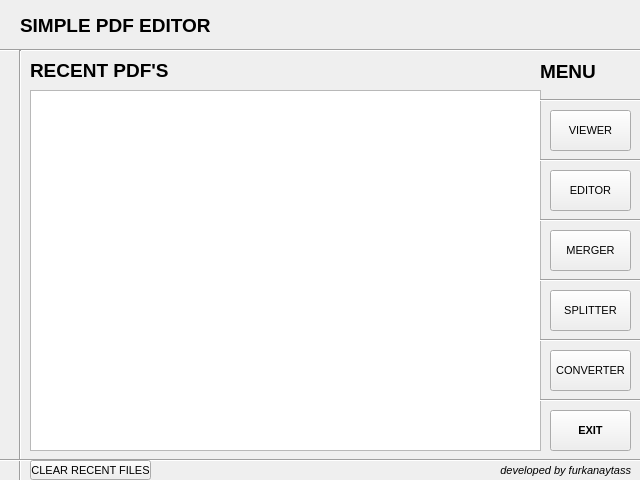
<?xml version="1.0" encoding="UTF-8"?>
<ui version="4.0">
 <class>MainWindow</class>
 <widget class="QMainWindow" name="MainWindow">
  <property name="geometry">
   <rect>
    <x>0</x>
    <y>0</y>
    <width>640</width>
    <height>480</height>
   </rect>
  </property>
  <property name="minimumSize">
   <size>
    <width>640</width>
    <height>480</height>
   </size>
  </property>
  <property name="maximumSize">
   <size>
    <width>640</width>
    <height>480</height>
   </size>
  </property>
  <property name="font">
   <font>
    <pointsize>8</pointsize>
   </font>
  </property>
  <property name="windowTitle">
   <string>PDF EDITOR - furkanaytass</string>
  </property>
  <property name="styleSheet">
   <string notr="true"/>
  </property>
  <widget class="QWidget" name="centralwidget">
   <widget class="QTableView" name="recent_pdfs_table_view">
    <property name="geometry">
     <rect>
      <x>30</x>
      <y>90</y>
      <width>511</width>
      <height>361</height>
     </rect>
    </property>
   </widget>
   <widget class="Line" name="horizontal_line">
    <property name="geometry">
     <rect>
      <x>-10</x>
      <y>40</y>
      <width>651</width>
      <height>20</height>
     </rect>
    </property>
    <property name="orientation">
     <enum>Qt::Horizontal</enum>
    </property>
   </widget>
   <widget class="Line" name="vertica_line">
    <property name="geometry">
     <rect>
      <x>5</x>
      <y>50</y>
      <width>31</width>
      <height>431</height>
     </rect>
    </property>
    <property name="orientation">
     <enum>Qt::Vertical</enum>
    </property>
   </widget>
   <widget class="QLabel" name="main_title_label">
    <property name="geometry">
     <rect>
      <x>20</x>
      <y>10</y>
      <width>521</width>
      <height>31</height>
     </rect>
    </property>
    <property name="font">
     <font>
      <pointsize>14</pointsize>
      <weight>75</weight>
      <italic>false</italic>
      <bold>true</bold>
     </font>
    </property>
    <property name="styleSheet">
     <string notr="true">QLabel {background: &quot;black&quot;; color: &quot;white&quot;;}</string>
    </property>
    <property name="text">
     <string>SIMPLE PDF EDITOR </string>
    </property>
    <property name="alignment">
     <set>Qt::AlignLeading|Qt::AlignLeft|Qt::AlignVCenter</set>
    </property>
   </widget>
   <widget class="QPushButton" name="viewer_push_button">
    <property name="geometry">
     <rect>
      <x>550</x>
      <y>110</y>
      <width>81</width>
      <height>41</height>
     </rect>
    </property>
    <property name="text">
     <string>VIEWER</string>
    </property>
   </widget>
   <widget class="QPushButton" name="editor_push_button">
    <property name="geometry">
     <rect>
      <x>550</x>
      <y>170</y>
      <width>81</width>
      <height>41</height>
     </rect>
    </property>
    <property name="text">
     <string>EDITOR</string>
    </property>
   </widget>
   <widget class="QPushButton" name="merger_push_button">
    <property name="geometry">
     <rect>
      <x>550</x>
      <y>230</y>
      <width>81</width>
      <height>41</height>
     </rect>
    </property>
    <property name="text">
     <string>MERGER</string>
    </property>
   </widget>
   <widget class="QPushButton" name="parser_push_button">
    <property name="geometry">
     <rect>
      <x>550</x>
      <y>290</y>
      <width>81</width>
      <height>41</height>
     </rect>
    </property>
    <property name="text">
     <string>SPLITTER</string>
    </property>
   </widget>
   <widget class="QPushButton" name="converter_push_button">
    <property name="geometry">
     <rect>
      <x>550</x>
      <y>350</y>
      <width>81</width>
      <height>41</height>
     </rect>
    </property>
    <property name="text">
     <string>CONVERTER</string>
    </property>
   </widget>
   <widget class="Line" name="horizontal_line_2">
    <property name="geometry">
     <rect>
      <x>0</x>
      <y>450</y>
      <width>651</width>
      <height>20</height>
     </rect>
    </property>
    <property name="orientation">
     <enum>Qt::Horizontal</enum>
    </property>
   </widget>
   <widget class="Line" name="line">
    <property name="geometry">
     <rect>
      <x>540</x>
      <y>330</y>
      <width>101</width>
      <height>21</height>
     </rect>
    </property>
    <property name="orientation">
     <enum>Qt::Horizontal</enum>
    </property>
   </widget>
   <widget class="Line" name="line_2">
    <property name="geometry">
     <rect>
      <x>540</x>
      <y>270</y>
      <width>101</width>
      <height>21</height>
     </rect>
    </property>
    <property name="orientation">
     <enum>Qt::Horizontal</enum>
    </property>
   </widget>
   <widget class="Line" name="line_3">
    <property name="geometry">
     <rect>
      <x>540</x>
      <y>210</y>
      <width>101</width>
      <height>21</height>
     </rect>
    </property>
    <property name="orientation">
     <enum>Qt::Horizontal</enum>
    </property>
   </widget>
   <widget class="Line" name="line_4">
    <property name="geometry">
     <rect>
      <x>540</x>
      <y>150</y>
      <width>101</width>
      <height>21</height>
     </rect>
    </property>
    <property name="orientation">
     <enum>Qt::Horizontal</enum>
    </property>
   </widget>
   <widget class="Line" name="line_5">
    <property name="geometry">
     <rect>
      <x>540</x>
      <y>380</y>
      <width>101</width>
      <height>41</height>
     </rect>
    </property>
    <property name="orientation">
     <enum>Qt::Horizontal</enum>
    </property>
   </widget>
   <widget class="QPushButton" name="exit_push_button">
    <property name="geometry">
     <rect>
      <x>550</x>
      <y>410</y>
      <width>81</width>
      <height>41</height>
     </rect>
    </property>
    <property name="font">
     <font>
      <weight>75</weight>
      <bold>true</bold>
     </font>
    </property>
    <property name="text">
     <string>EXIT</string>
    </property>
   </widget>
   <widget class="QLabel" name="table_view_title_label">
    <property name="geometry">
     <rect>
      <x>30</x>
      <y>60</y>
      <width>211</width>
      <height>20</height>
     </rect>
    </property>
    <property name="font">
     <font>
      <pointsize>14</pointsize>
      <weight>75</weight>
      <italic>false</italic>
      <bold>true</bold>
     </font>
    </property>
    <property name="styleSheet">
     <string notr="true">QLabel {background: &quot;black&quot;; color: &quot;white&quot;;}</string>
    </property>
    <property name="text">
     <string>RECENT PDF'S</string>
    </property>
    <property name="alignment">
     <set>Qt::AlignLeading|Qt::AlignLeft|Qt::AlignVCenter</set>
    </property>
   </widget>
   <widget class="QLabel" name="table_view_title_label_2">
    <property name="geometry">
     <rect>
      <x>430</x>
      <y>460</y>
      <width>201</width>
      <height>20</height>
     </rect>
    </property>
    <property name="font">
     <font>
      <pointsize>8</pointsize>
      <weight>50</weight>
      <italic>true</italic>
      <bold>false</bold>
     </font>
    </property>
    <property name="styleSheet">
     <string notr="true"/>
    </property>
    <property name="text">
     <string>developed by furkanaytass</string>
    </property>
    <property name="alignment">
     <set>Qt::AlignRight|Qt::AlignTrailing|Qt::AlignVCenter</set>
    </property>
   </widget>
   <widget class="QLabel" name="table_view_title_label_3">
    <property name="geometry">
     <rect>
      <x>540</x>
      <y>61</y>
      <width>101</width>
      <height>20</height>
     </rect>
    </property>
    <property name="font">
     <font>
      <pointsize>14</pointsize>
      <weight>75</weight>
      <italic>false</italic>
      <bold>true</bold>
     </font>
    </property>
    <property name="styleSheet">
     <string notr="true">QLabel {background: &quot;black&quot;; color: &quot;white&quot;;}</string>
    </property>
    <property name="text">
     <string>MENU</string>
    </property>
    <property name="alignment">
     <set>Qt::AlignLeading|Qt::AlignLeft|Qt::AlignVCenter</set>
    </property>
   </widget>
   <widget class="Line" name="line_6">
    <property name="geometry">
     <rect>
      <x>540</x>
      <y>90</y>
      <width>101</width>
      <height>21</height>
     </rect>
    </property>
    <property name="orientation">
     <enum>Qt::Horizontal</enum>
    </property>
   </widget>
   <widget class="QPushButton" name="clear_recent_pdf_files_push_button">
    <property name="geometry">
     <rect>
      <x>30</x>
      <y>460</y>
      <width>121</width>
      <height>20</height>
     </rect>
    </property>
    <property name="text">
     <string>CLEAR RECENT FILES</string>
    </property>
   </widget>
  </widget>
 </widget>
 <resources/>
 <connections/>
</ui>
